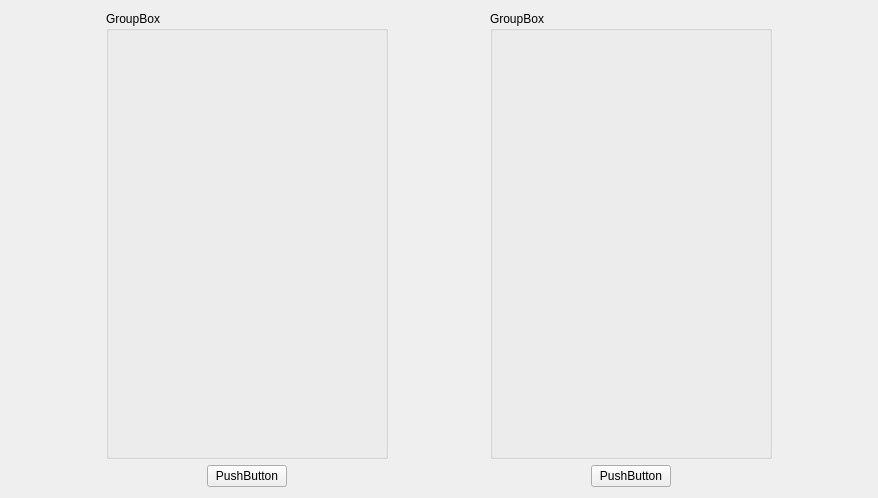
<?xml version="1.0" encoding="UTF-8"?>
<ui version="4.0">
 <class>Form</class>
 <widget class="QWidget" name="Form">
  <property name="geometry">
   <rect>
    <x>0</x>
    <y>0</y>
    <width>878</width>
    <height>498</height>
   </rect>
  </property>
  <property name="windowTitle">
   <string>Form</string>
  </property>
  <layout class="QGridLayout" name="gridLayout">
   <item row="0" column="1" colspan="3">
    <widget class="QGroupBox" name="groupBox">
     <property name="title">
      <string>GroupBox</string>
     </property>
    </widget>
   </item>
   <item row="1" column="5">
    <spacer name="horizontalSpacer_4">
     <property name="orientation">
      <enum>Qt::Orientation::Horizontal</enum>
     </property>
     <property name="sizeHint" stdset="0">
      <size>
       <width>40</width>
       <height>20</height>
      </size>
     </property>
    </spacer>
   </item>
   <item row="1" column="7">
    <spacer name="horizontalSpacer_3">
     <property name="orientation">
      <enum>Qt::Orientation::Horizontal</enum>
     </property>
     <property name="sizeHint" stdset="0">
      <size>
       <width>40</width>
       <height>20</height>
      </size>
     </property>
    </spacer>
   </item>
   <item row="1" column="3">
    <spacer name="horizontalSpacer_2">
     <property name="orientation">
      <enum>Qt::Orientation::Horizontal</enum>
     </property>
     <property name="sizeHint" stdset="0">
      <size>
       <width>40</width>
       <height>20</height>
      </size>
     </property>
    </spacer>
   </item>
   <item row="1" column="2">
    <widget class="QPushButton" name="pushButton">
     <property name="text">
      <string>PushButton</string>
     </property>
    </widget>
   </item>
   <item row="0" column="0">
    <spacer name="horizontalSpacer_6">
     <property name="orientation">
      <enum>Qt::Orientation::Horizontal</enum>
     </property>
     <property name="sizeHint" stdset="0">
      <size>
       <width>40</width>
       <height>20</height>
      </size>
     </property>
    </spacer>
   </item>
   <item row="0" column="5" colspan="3">
    <widget class="QGroupBox" name="groupBox_2">
     <property name="title">
      <string>GroupBox</string>
     </property>
    </widget>
   </item>
   <item row="1" column="1">
    <spacer name="horizontalSpacer">
     <property name="orientation">
      <enum>Qt::Orientation::Horizontal</enum>
     </property>
     <property name="sizeHint" stdset="0">
      <size>
       <width>40</width>
       <height>20</height>
      </size>
     </property>
    </spacer>
   </item>
   <item row="1" column="6">
    <widget class="QPushButton" name="pushButton_2">
     <property name="text">
      <string>PushButton</string>
     </property>
    </widget>
   </item>
   <item row="0" column="4">
    <spacer name="horizontalSpacer_5">
     <property name="orientation">
      <enum>Qt::Orientation::Horizontal</enum>
     </property>
     <property name="sizeHint" stdset="0">
      <size>
       <width>40</width>
       <height>20</height>
      </size>
     </property>
    </spacer>
   </item>
   <item row="0" column="8">
    <spacer name="horizontalSpacer_7">
     <property name="orientation">
      <enum>Qt::Orientation::Horizontal</enum>
     </property>
     <property name="sizeHint" stdset="0">
      <size>
       <width>40</width>
       <height>20</height>
      </size>
     </property>
    </spacer>
   </item>
  </layout>
 </widget>
 <resources/>
 <connections/>
</ui>
